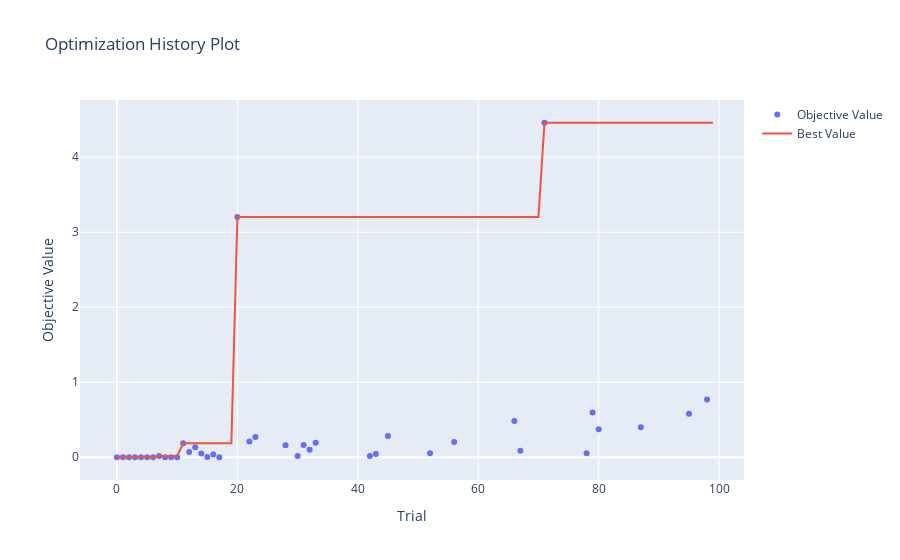
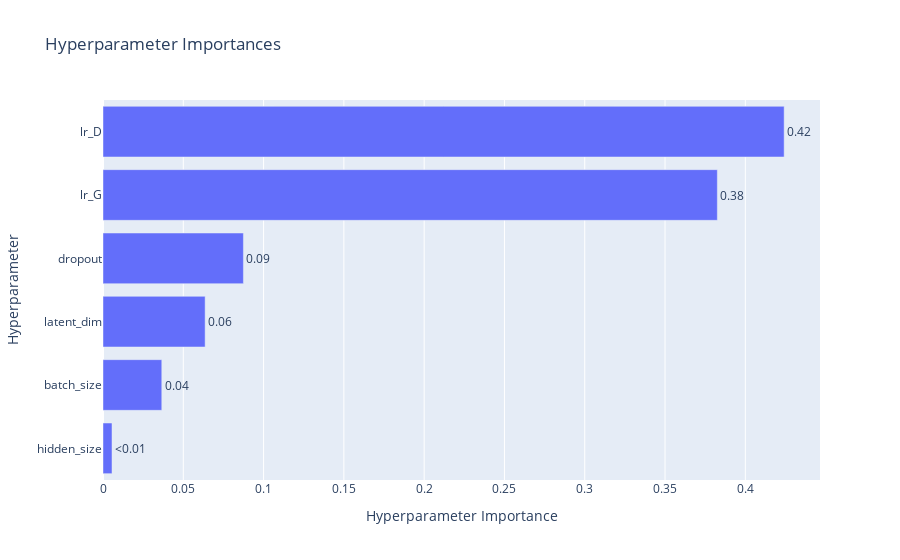

The code cell stored with these charts, in order, in its notebook:
### Code cell
study.best_params
# Optional: Plot optimization history
try:
    import plotly
    optuna.visualization.plot_optimization_history(study).show()
    optuna.visualization.plot_param_importances(study).show()
except ImportError:
    print("Install plotly for visualization: pip install plotly")

### Figure 1 — Plotly figure (JSON) as saved in the notebook; plotly's stock layout.template omitted (floating-point values rounded to 4 significant figures)
{"data": [{"mode": "markers", "name": "Objective Value", "type": "scatter", "x": [0, 1, 2, 3, 4, 5, 6, 7, 8, 9, 10, 11, 12, 13, 14, 15, 16, 17, 20, 22, 23, 28, 30, 31, 32, 33, 42, 43, 45, 52, 56, 66, 67, 71, 78, 79, 80, 87, 95, 98], "y": [0, 0.0004743, 0, 0, 0, 0, 0, 0.01503, 0, 0, 0, 0.1854, 0.07032, 0.1343, 0.0498, 0.002275, 0.03543, 0.0009632, 3.203, 0.2114, 0.2709, 0.161, 0.01665, 0.1626, 0.1012, 0.192, 0.01721, 0.04342, 0.2822, 0.05494, 0.2036, 0.4836, 0.0856, 4.459, 0.05361, 0.5955, 0.3718, 0.3992, 0.5807, 0.7686]}, {"mode": "lines", "name": "Best Value", "type": "scatter", "x": [0, 1, 2, 3, 4, 5, 6, 7, 8, 9, 10, 11, 12, 13, 14, 15, 16, 17, 18, 19, 20, 21, 22, 23, 24, 25, 26, 27, 28, 29, 30, 31, 32, 33, 34, 35, 36, 37, 38, 39, 40, 41, 42, 43, 44, 45, 46, 47, 48, 49, 50, 51, 52, 53, 54, 55, 56, 57, 58, 59, 60, 61, 62, 63, 64, 65, 66, 67, 68, 69, 70, 71, 72, 73, 74, 75, 76, 77, 78, 79, 80, 81, 82, 83, 84, 85, 86, 87, 88, 89, 90, 91, 92, 93, 94, 95, 96, 97, 98, 99], "y": [0, 0.0004743, 0.0004743, 0.0004743, 0.0004743, 0.0004743, 0.0004743, 0.01503, 0.01503, 0.01503, 0.01503, 0.1854, 0.1854, 0.1854, 0.1854, 0.1854, 0.1854, 0.1854, 0.1854, 0.1854, 3.203, 3.203, 3.203, 3.203, 3.203, 3.203, 3.203, 3.203, 3.203, 3.203, 3.203, 3.203, 3.203, 3.203, 3.203, 3.203, 3.203, 3.203, 3.203, 3.203, 3.203, 3.203, 3.203, 3.203, 3.203, 3.203, 3.203, 3.203, 3.203, 3.203, 3.203, 3.203, 3.203, 3.203, 3.203, 3.203, 3.203, 3.203, 3.203, 3.203, 3.203, 3.203, 3.203, 3.203, 3.203, 3.203, 3.203, 3.203, 3.203, 3.203, 3.203, 4.459, 4.459, 4.459, 4.459, 4.459, 4.459, 4.459, 4.459, 4.459, 4.459, 4.459, 4.459, 4.459, 4.459, 4.459, 4.459, 4.459, 4.459, 4.459, 4.459, 4.459, 4.459, 4.459, 4.459, 4.459, 4.459, 4.459, 4.459, 4.459]}, {"marker": {"color": "#cccccc"}, "mode": "markers", "name": "Infeasible Trial", "showlegend": false, "type": "scatter", "x": [], "y": []}], "layout": {"title": {"text": "Optimization History Plot"}, "xaxis": {"title": {"text": "Trial"}}, "yaxis": {"title": {"text": "Objective Value"}}}}

### Figure 2 — Plotly figure (JSON) as saved in the notebook; plotly's stock layout.template omitted (floating-point values rounded to 4 significant figures)
{"data": [{"cliponaxis": false, "hovertemplate": ["hidden_size (IntDistribution): 0.005605538161452391<extra></extra>", "batch_size (CategoricalDistribution): 0.03660417250633486<extra></extra>", "latent_dim (IntDistribution): 0.06360028722576627<extra></extra>", "dropout (FloatDistribution): 0.08743204920334169<extra></extra>", "lr_G (FloatDistribution): 0.3825736576040799<extra></extra>", "lr_D (FloatDistribution): 0.42418429529902496<extra></extra>"], "name": "Objective Value", "orientation": "h", "text": ["<0.01", "0.04", "0.06", "0.09", "0.38", "0.42"], "textposition": "outside", "type": "bar", "x": [0.005606, 0.0366, 0.0636, 0.08743, 0.3826, 0.4242], "y": ["hidden_size", "batch_size", "latent_dim", "dropout", "lr_G", "lr_D"]}], "layout": {"title": {"text": "Hyperparameter Importances"}, "xaxis": {"title": {"text": "Hyperparameter Importance"}}, "yaxis": {"title": {"text": "Hyperparameter"}}}}
